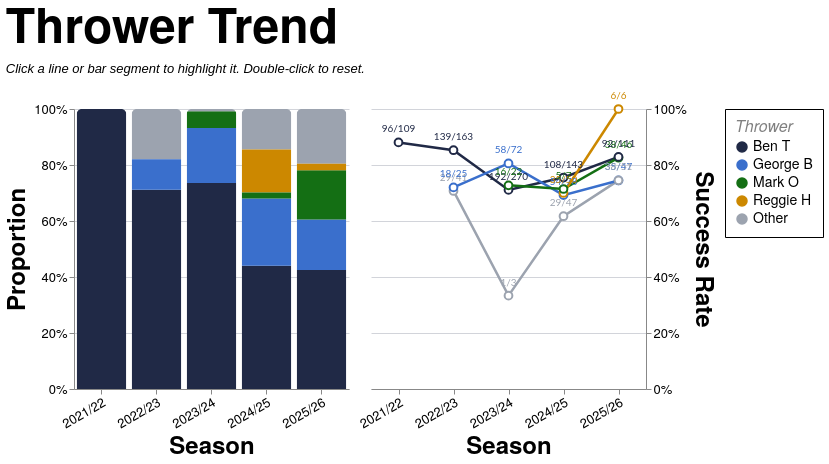

Express this chart as Vega-Lite.
### Vega-Lite specification from a JSON file in a GitHub repository (floating-point values rounded to 4 significant figures; data arrays with more than 128 entries replaced by an {"elided": "..."} marker saying what was removed)
{"config": {"axis": {"labelFont": "PT Sans Narrow, Helvetica Neue, Helvetica, Arial, sans-serif", "titleFont": "PT Sans Narrow, Helvetica Neue, Helvetica, Arial, sans-serif", "labelFontSize": 13, "titleFontSize": 24, "gridColor": "#202947", "gridOpacity": 0.2, "zindex": 1}, "text": {"font": "Lato, sans-serif"}, "bar": {"cornerRadiusEnd": 5}, "header": {"labelFont": "PT Sans Narrow, Helvetica Neue, Helvetica, Arial, sans-serif", "titleFont": "PT Sans Narrow, Helvetica Neue, Helvetica, Arial, sans-serif", "labelFontSize": 24, "titleFontSize": 28, "labelFontWeight": "bold", "orient": "left"}, "legend": {"labelFont": "PT Sans Narrow, Helvetica Neue, Helvetica, Arial, sans-serif", "titleFont": "PT Sans Narrow, Helvetica Neue, Helvetica, Arial, sans-serif", "labelFontSize": 14, "titleFontSize": 16, "titlePadding": 5, "fillColor": "white", "strokeColor": "black", "padding": 10, "titleFontWeight": "lighter", "titleFontStyle": "italic", "titleColor": "gray", "offset": 10}, "title": {"font": "PT Sans Narrow, Helvetica Neue, Helvetica, Arial, sans-serif", "fontSize": 48, "fontWeight": "bold", "anchor": "start", "align": "center", "titlePadding": 20, "subtitlePadding": 10, "subtitleFontSize": 13, "subtitleColor": "", "subtitleFontStyle": "italic", "offset": 15, "color": "black"}, "axisX": {"labelAngle": 0}, "facet": {"title": null, "header": null, "align": {"row": "each", "column": "each"}, "spacing": 10}, "resolve": {"scale": {"y": "independent", "facet": "independent"}}, "background": "transparent", "scale": {"offsetBandPaddingOuter": 0.2, "offsetBandPaddingInner": 0.1}, "view": {"stroke": null, "background": "transparent"}}, "hconcat": [{"mark": {"type": "bar", "opacity": 0.85}, "encoding": {"color": {"field": "thrower_tier", "scale": {"domain": ["Ben T", "George B", "Mark O", "Reggie H", "Other"], "range": ["#202946", "#3a6fcc", "#146f14", "#cc8800", "#9ca3af"]}, "title": "Thrower", "type": "nominal"}, "opacity": {"condition": {"param": "param_13", "value": 1.0, "empty": true}, "value": 0.2}, "order": {"field": "tier_sort_order", "sort": "ascending", "type": "quantitative"}, "tooltip": [{"field": "season", "title": "Season", "type": "nominal"}, {"field": "thrower_tier_name", "title": "Thrower", "type": "nominal"}, {"field": "attempts", "format": ",.0f", "title": "Attempts", "type": "quantitative"}, {"field": "won", "format": ",.0f", "title": "Won", "type": "quantitative"}, {"field": "success_rate", "format": ".1%", "title": "Success Rate", "type": "quantitative"}], "x": {"axis": {"labelAngle": -30}, "field": "season", "sort": ["2021/22", "2022/23", "2023/24", "2024/25", "2025/26"], "title": "Season", "type": "nominal"}, "y": {"axis": {"format": "%", "orient": "left"}, "field": "attempts", "stack": "normalize", "title": "Proportion", "type": "quantitative"}}, "height": 280, "name": "view_14", "transform": [{"filter": "(loSquad == 'All' || datum.squad == loSquad) && (loGameType == 'All' || (loGameType == 'League + Cup' && (datum.game_type == 'League' || datum.game_type == 'Cup')) || (loGameType == 'League only' && datum.game_type == 'League') || datum.game_type == loGameType) && (loJumper == 'All' || datum.jumper == loJumper) && (loArea == 'All' || datum.area == loArea) && (loNumbers == 'All' || datum.numbers == loNumbers)"}, {"aggregate": [{"op": "count", "as": "attempts"}, {"op": "sum", "field": "won", "as": "won"}], "groupby": ["season", "thrower_tier", "thrower_tier_name"]}, {"joinaggregate": [{"op": "sum", "field": "attempts", "as": "season_attempts"}], "groupby": ["season"]}, {"calculate": "datum.attempts / datum.season_attempts", "as": "norm_count"}, {"calculate": "datum.won / datum.attempts", "as": "success_rate"}, {"calculate": "datum.won + '/' + datum.attempts", "as": "won_attempts_label"}, {"calculate": "datum.thrower_tier == 'Ben T' ? 0 : datum.thrower_tier == 'George B' ? 1 : datum.thrower_tier == 'Mark O' ? 2 : datum.thrower_tier == 'Reggie H' ? 3 : 999", "as": "tier_sort_order"}], "width": {"step": 55}}, {"layer": [{"mark": {"type": "line", "point": {"fill": "white", "filled": false, "size": 60}, "strokeWidth": 2.5}, "encoding": {"color": {"field": "thrower_tier", "scale": {"domain": ["Ben T", "George B", "Mark O", "Reggie H", "Other"], "range": ["#202946", "#3a6fcc", "#146f14", "#cc8800", "#9ca3af"]}, "title": "Thrower", "type": "nominal"}, "detail": {"field": "thrower_tier", "type": "nominal"}, "opacity": {"condition": {"param": "param_13", "value": 1.0, "empty": true}, "value": 0.2}, "tooltip": [{"field": "season", "title": "Season", "type": "nominal"}, {"field": "thrower_tier_name", "title": "Thrower", "type": "nominal"}, {"field": "attempts", "format": ",.0f", "title": "Attempts", "type": "quantitative"}, {"field": "won", "format": ",.0f", "title": "Won", "type": "quantitative"}, {"field": "success_rate", "format": ".1%", "title": "Success Rate", "type": "quantitative"}], "x": {"axis": {"labelAngle": -30}, "field": "season", "sort": ["2021/22", "2022/23", "2023/24", "2024/25", "2025/26"], "title": "Season", "type": "nominal"}, "y": {"axis": {"format": "%", "orient": "right"}, "field": "success_rate", "scale": {"domainMax": 1, "nice": true}, "title": "Success Rate", "type": "quantitative"}}, "name": "view_13", "transform": [{"filter": "(loSquad == 'All' || datum.squad == loSquad) && (loGameType == 'All' || (loGameType == 'League + Cup' && (datum.game_type == 'League' || datum.game_type == 'Cup')) || (loGameType == 'League only' && datum.game_type == 'League') || datum.game_type == loGameType) && (loJumper == 'All' || datum.jumper == loJumper) && (loArea == 'All' || datum.area == loArea) && (loNumbers == 'All' || datum.numbers == loNumbers)"}, {"aggregate": [{"op": "count", "as": "attempts"}, {"op": "sum", "field": "won", "as": "won"}], "groupby": ["season", "thrower_tier", "thrower_tier_name"]}, {"joinaggregate": [{"op": "sum", "field": "attempts", "as": "season_attempts"}], "groupby": ["season"]}, {"calculate": "datum.attempts / datum.season_attempts", "as": "norm_count"}, {"calculate": "datum.won / datum.attempts", "as": "success_rate"}, {"calculate": "datum.won + '/' + datum.attempts", "as": "won_attempts_label"}, {"calculate": "datum.thrower_tier == 'Ben T' ? 0 : datum.thrower_tier == 'George B' ? 1 : datum.thrower_tier == 'Mark O' ? 2 : datum.thrower_tier == 'Reggie H' ? 3 : 999", "as": "tier_sort_order"}]}, {"mark": {"type": "text", "align": "center", "baseline": "bottom", "dy": -8, "fontSize": 10}, "encoding": {"color": {"field": "thrower_tier", "scale": {"domain": ["Ben T", "George B", "Mark O", "Reggie H", "Other"], "range": ["#202946", "#3a6fcc", "#146f14", "#cc8800", "#9ca3af"]}, "title": "Thrower", "type": "nominal"}, "detail": {"field": "thrower_tier", "type": "nominal"}, "opacity": {"condition": {"param": "param_13", "value": 1.0, "empty": true}, "value": 0.2}, "text": {"field": "won_attempts_label", "type": "nominal"}, "x": {"axis": {"labelAngle": -30}, "field": "season", "sort": ["2021/22", "2022/23", "2023/24", "2024/25", "2025/26"], "title": "Season", "type": "nominal"}, "y": {"axis": {"format": "%", "orient": "right"}, "field": "success_rate", "scale": {"domainMax": 1, "nice": true}, "title": "Success Rate", "type": "quantitative"}}, "transform": [{"filter": "(loSquad == 'All' || datum.squad == loSquad) && (loGameType == 'All' || (loGameType == 'League + Cup' && (datum.game_type == 'League' || datum.game_type == 'Cup')) || (loGameType == 'League only' && datum.game_type == 'League') || datum.game_type == loGameType) && (loJumper == 'All' || datum.jumper == loJumper) && (loArea == 'All' || datum.area == loArea) && (loNumbers == 'All' || datum.numbers == loNumbers)"}, {"aggregate": [{"op": "count", "as": "attempts"}, {"op": "sum", "field": "won", "as": "won"}], "groupby": ["season", "thrower_tier", "thrower_tier_name"]}, {"joinaggregate": [{"op": "sum", "field": "attempts", "as": "season_attempts"}], "groupby": ["season"]}, {"calculate": "datum.attempts / datum.season_attempts", "as": "norm_count"}, {"calculate": "datum.won / datum.attempts", "as": "success_rate"}, {"calculate": "datum.won + '/' + datum.attempts", "as": "won_attempts_label"}, {"calculate": "datum.thrower_tier == 'Ben T' ? 0 : datum.thrower_tier == 'George B' ? 1 : datum.thrower_tier == 'Mark O' ? 2 : datum.thrower_tier == 'Reggie H' ? 3 : 999", "as": "tier_sort_order"}]}], "height": 280, "width": {"step": 55}}], "data": {"name": "data-b3cb68245ccd6ff464b270b76c08170a"}, "params": [{"name": "loSquad", "value": "All"}, {"name": "loSeason", "value": "All"}, {"name": "loGameType", "value": "All"}, {"name": "loThrower", "value": "All"}, {"name": "loJumper", "value": "All"}, {"name": "loArea", "value": "All"}, {"name": "loNumbers", "value": "All"}, {"name": "param_13", "select": {"type": "point", "clear": "dblclick", "fields": ["thrower_tier"], "on": "click"}, "views": ["view_14", "view_13"]}], "resolve": {"scale": {"color": "shared"}}, "spacing": 8, "title": {"text": "Thrower Trend", "subtitle": "Click a line or bar segment to highlight it. Double-click to reset."}, "$schema": "https://vega.github.io/schema/vega-lite/v5.20.1.json", "datasets": {"data-b3cb68245ccd6ff464b270b76c08170a": {"elided": "1291 records"}}}
